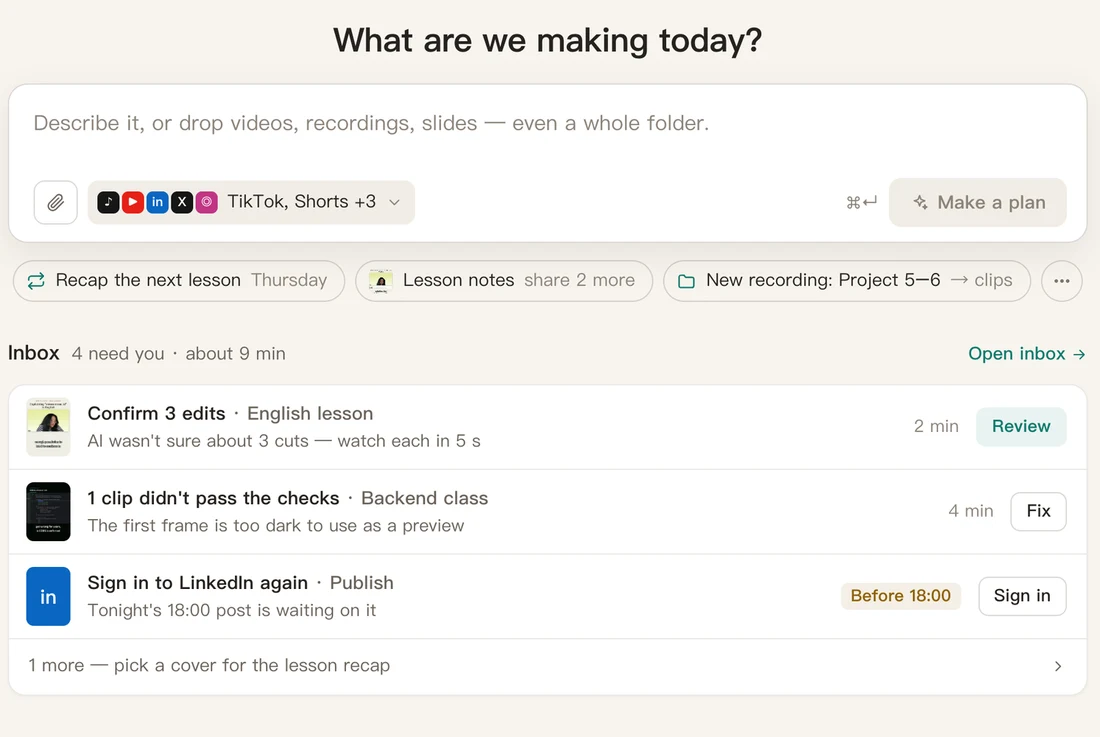
#> input picture apps/site/src/assets/app/home-en-m.webp, 1100 x 737 px
$ python find_rows.py ../../../apps/site/src/assets/app/home-en-m.webp
#> lines starting #> are read from the running program, lines starting #| are printed output that depends on the picture; after the words box and inside, x2 and y2 are one past the last pixel; in counts of white or black regions, pixels touching at a corner belong together
#> in main, img is the input picture: PIL image 1100x737 RGB; mean R, G, B 244.2, 243, 240.6
#!/usr/bin/env python3
"""Measure text-row bands in a screenshot with numpy, so card highlights / boxes / scroll targets and
cover thumbnail crops use real pixel rows instead of guesses.

  python3 $VSTUDIO/workflows/promo-recut/scripts/find_rows.py input/shot1.png [--preview work/shot1_rows.png]

Prints one line per band: index, y0, y1 (image px, the units cards[].highlights / box / scroll use),
and the ink width fraction (a good starting value for the highlight's width fraction).
"""
import sys, pathlib; sys.path.insert(0, str(pathlib.Path(__file__).resolve().parents[3] / "lib"))
import argparse

import numpy as np
from PIL import Image, ImageDraw


def bands(img, thr=18, min_ink=0.004, min_gap=6, min_h=6):
#> called with thr = 18, min_ink = 0.004, min_gap = 6, min_h = 6
    g = np.asarray(img.convert("L"), np.float32)
    bg = np.median(g[:, :max(4, g.shape[1] // 50)])            # background from the left margin
#> bg = 245
    ink = np.abs(g - bg) > thr
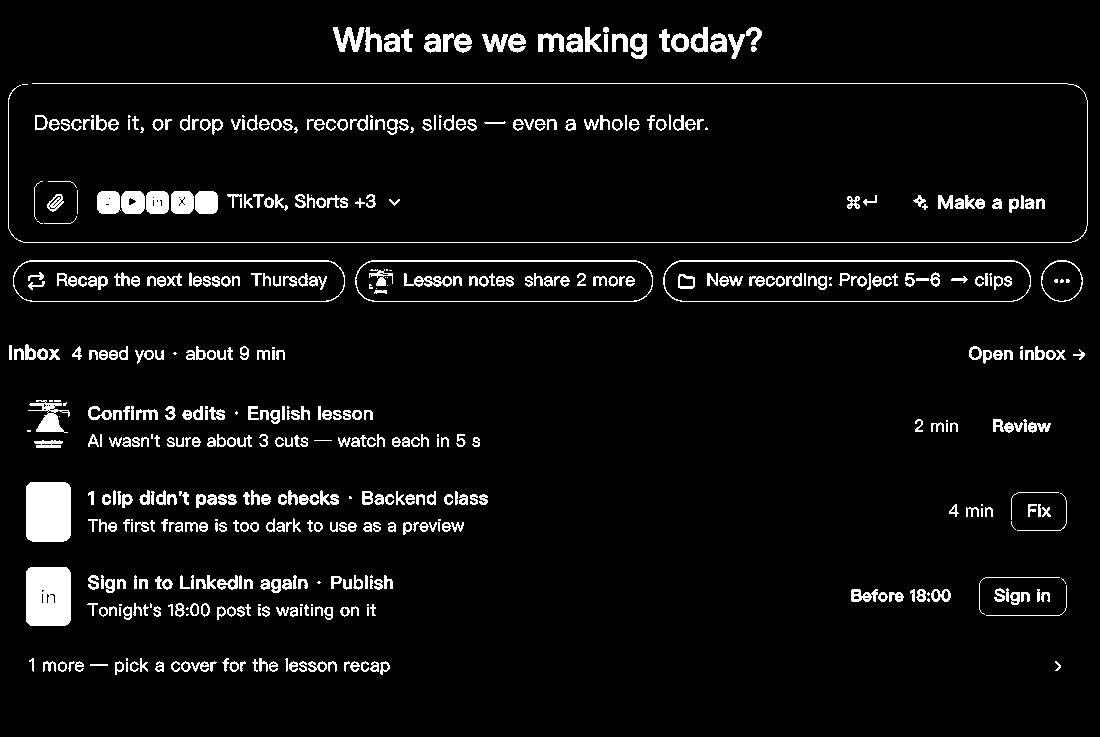
#> ink: shape (737, 1100) bool; 5.6% white; 532 white regions (70 under 20 px), largest, box (x1, y1, x2, y2) and area: (26, 482, 71, 542) 2646, (26, 567, 71, 626) 2577, (8, 83, 1088, 243) 2437
    frac = ink.mean(1)
#> frac = 737 values, max 0.954 at index 242, min 0 at index 0, mean 0.0562
    on = frac > min_ink
    out, y = [], 0
    while y < len(on):
        if on[y]:
            y0 = y
            gap = 0
            while y < len(on) and gap < min_gap:
                gap = 0 if on[y] else gap + 1
                y += 1
            y1 = y - gap
            if y1 - y0 >= min_h:
                cols = np.flatnonzero(ink[y0:y1].any(0))
                out.append((y0, y1, (cols[-1] + 1) / g.shape[1] if cols.size else 0.0, cols[0] if cols.size else 0))
        else:
            y += 1
#> this loop made 341 passes
#> (y0, y1) on passes 28, 47, 70: (27, 59), (83, 87), (115, 135)
#> y on passes 1 to 6: 1, 2, 3, 4, 5, 6
#> after the loop, out = [(27, 59, 0.693, 333), (115, 135, 0.989, 8), (191, 214, 0.989, 8), (260, 302, 0.985, 13), (345, 363, 0.986, 9), (400, 448, 0.955, 27), (482, 542, 0.97, 26), (567, 626, 0.97, 26), (658, 674, 0.965, 29)]; y = 737
    return out


def main():
    ap = argparse.ArgumentParser(description=__doc__.split("\n")[0], formatter_class=argparse.RawDescriptionHelpFormatter,
                                 epilog=__doc__.split("\n", 2)[2])
    ap.add_argument("image")
    ap.add_argument("--thr", type=float, default=18, help="grey difference from background that counts as ink")
    ap.add_argument("--min-gap", type=int, default=6, help="blank rows that end a band")
    ap.add_argument("--preview", help="write a copy with numbered bands drawn on it")
    a = ap.parse_args()
    img = Image.open(a.image).convert("RGB")
    bs = bands(img, a.thr, min_gap=a.min_gap)
#> bs has the same summary as out in bands
    print(f"{a.image}: {img.width}x{img.height}, {len(bs)} bands")
#| ../../../apps/site/src/assets/app/home-en-m.webp: 1100x737, 9 bands
    print(f"{'#':>3} {'y0':>6} {'y1':>6} {'h':>4} {'x0':>5} {'width_frac':>10}")
    for i, (y0, y1, wf, x0) in enumerate(bs):
        print(f"{i:>3} {y0:>6} {y1:>6} {y1 - y0:>4} {x0:>5} {wf:>10.2f}")
#> this loop made 9 passes
#|   0     27     59   32   333       0.69
#|   1    115    135   20     8       0.99
#|   2    191    214   23     8       0.99
#|   3    260    302   42    13       0.98
#|   4    345    363   18     9       0.99
#|   5    400    448   48    27       0.96
#|   6    482    542   60    26       0.97
#|   7    567    626   59    26       0.97
#> (further printed lines are left out)
    if bs:
        print(f"content rows: {bs[0][0]}-{bs[-1][1]}  (use as cover.thumb.crop y-range or card scroll targets)")
#| content rows: 27-674  (use as cover.thumb.crop y-range or card scroll targets)
    if a.preview:
        d = ImageDraw.Draw(img)
        for i, (y0, y1, wf, x0) in enumerate(bs):
            d.rectangle([x0, y0, int(wf * img.width), y1], outline=(255, 36, 66), width=2)
            d.text((4, y0), str(i), fill=(255, 36, 66))
        img.save(a.preview)
        print("preview ->", a.preview)


if __name__ == "__main__":
    main()

$ run again, on apps/site/src/assets/app/publish-en.webp
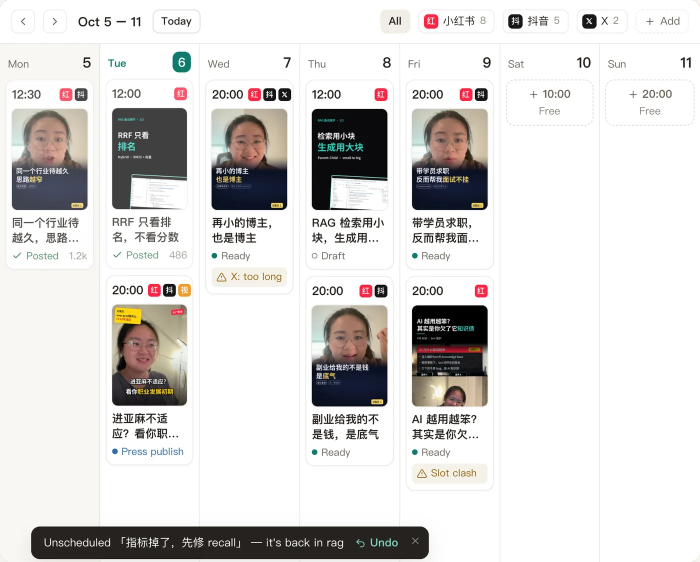
#> input picture apps/site/src/assets/app/publish-en.webp, 1400 x 1123 px (shown at 1/2 size)
#> in main, img is the input picture: PIL image 1400x1123 RGB; mean R, G, B 219.4, 217.6, 216.2
#> in bands, `g = np.asarray(img.convert("L"), np.float32)`:
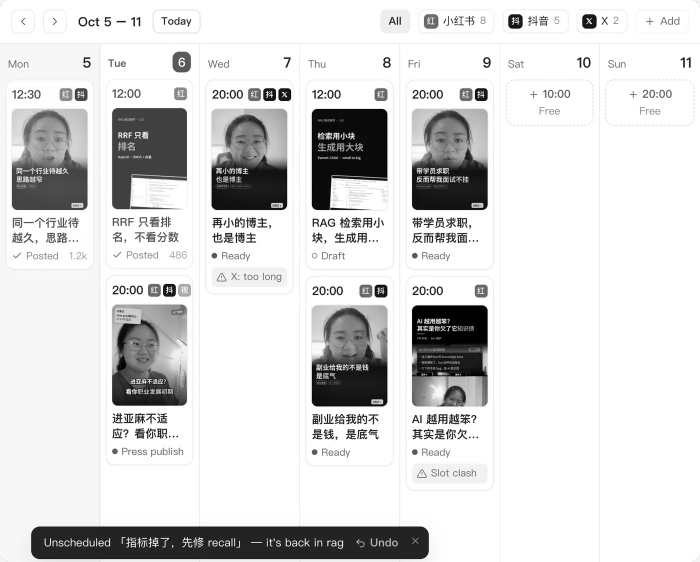
#> g: shape (1123, 1400) float32 (shown at 1/2 size); min 0, max 255, mean 218
#> bg = 247
#> in bands, `ink = np.abs(g - bg) > thr`:
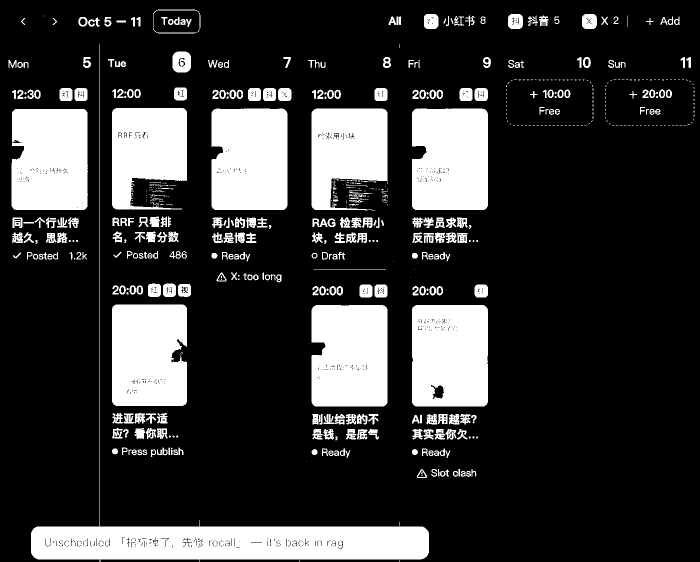
#> ink: shape (1123, 1400) bool (shown at 1/2 size); 21.3% white; 697 white regions (357 under 20 px), largest, box (x1, y1, x2, y2) and area: (62, 88, 858, 1123) 52212, (422, 217, 575, 420) 30201, (824, 610, 976, 813) 30158
#> frac = 1123 values, max 0.666 at index 250, min 0 at index 0, mean 0.213
#> the loop in bands, `while y < len(on):` made 241 passes
#> (y0, y1) on passes 20, 22, 24, 55, 64, 71, 78, 79: (19, 21), (28, 58), (65, 67), (103, 145), (159, 202), (214, 421), (433, 457), (463, 487)
#> after the loop in bands, `while y < len(on):`: out = 14 items, first 6: (28, 58, 0.971, 42), (103, 145, 0.987, 17), (159, 202, 0.992, 24), (214, 421, 0.992, 23), (433, 457, 0.674, 25), (463, 487, 0.683, 24); y = 1123
#> bs has the same summary as out in bands
#| ../../../apps/site/src/assets/app/publish-en.webp: 1400x1123, 14 bands
#> the loop in main, `for i, (y0, y1, wf, x0) in enumerate(bs):` made 14 passes
#> (printed output is left out)
#| content rows: 28-1119  (use as cover.thumb.crop y-range or card scroll targets)

$ run again, on apps/site/src/assets/app/review.webp
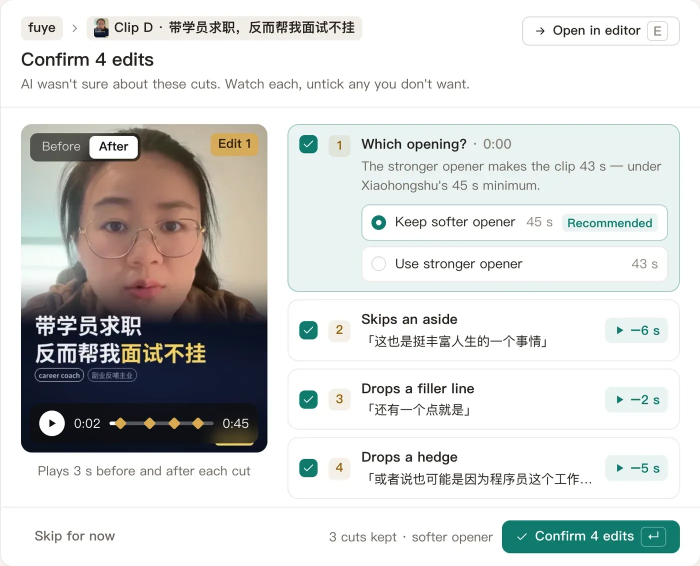
#> input picture apps/site/src/assets/app/review.webp, 1400 x 1132 px (shown at 1/2 size)
#> in main, img is the input picture: PIL image 1400x1132 RGB; mean R, G, B 212.9, 214.1, 212.6
#> in bands, `g = np.asarray(img.convert("L"), np.float32)`:
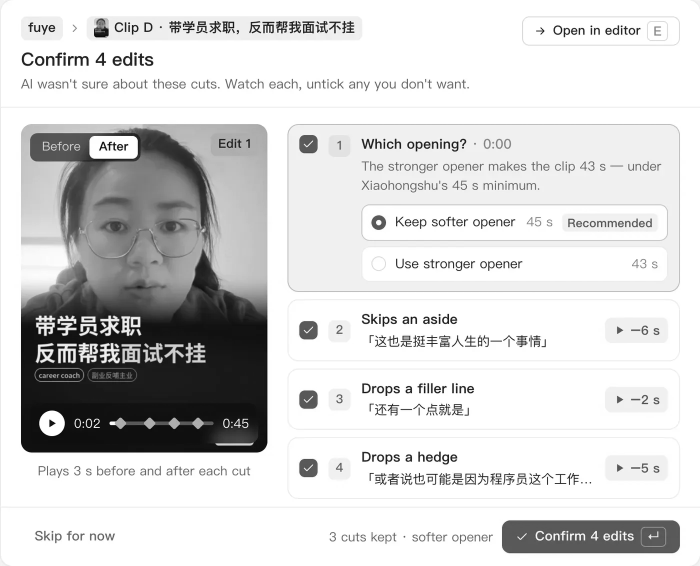
#> g: shape (1132, 1400) float32 (shown at 1/2 size); min 0, max 255, mean 213.6
#> bg = 255
#> in bands, `ink = np.abs(g - bg) > thr`:
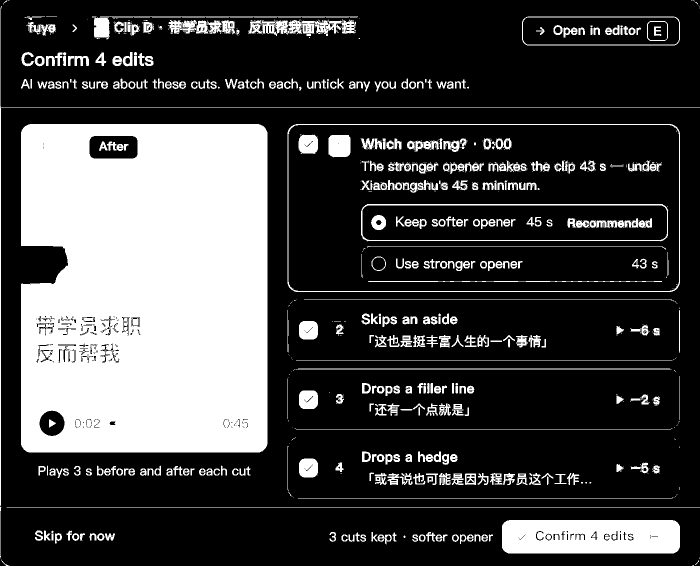
#> ink: shape (1132, 1400) bool (shown at 1/2 size); 26.7% white; 950 white regions (522 under 20 px), largest, box (x1, y1, x2, y2) and area: (42, 248, 535, 905) 308058, (1004, 1040, 1360, 1107) 22753, (575, 248, 1360, 584) 4487
#> frac = 1132 values, max 0.999 at index 214, min 0 at index 9, mean 0.267
#> the loop in bands, `while y < len(on):` made 173 passes
#> (y0, y1) on passes 1, 27, 35, 55, 81: (0, 2), (33, 91), (104, 132), (157, 183), (214, 215)
#> after the loop in bands, `while y < len(on):`: out = [(33, 91, 0.971, 0), (104, 132, 0.219, 0), (157, 183, 0.67, 0), (248, 970, 0.971, 0), (1040, 1107, 0.971, 0)]; y = 1132
#> bs has the same summary as out in bands
#| ../../../apps/site/src/assets/app/review.webp: 1400x1132, 5 bands
#> the loop in main, `for i, (y0, y1, wf, x0) in enumerate(bs):` made 5 passes
#> (y0, y1, wf) on passes 1 to 5: (33, 91, 0.971), (104, 132, 0.219), (157, 183, 0.67), (248, 970, 0.971), (1040, 1107, 0.971)
#> (printed output is left out)
#| content rows: 33-1107  (use as cover.thumb.crop y-range or card scroll targets)
